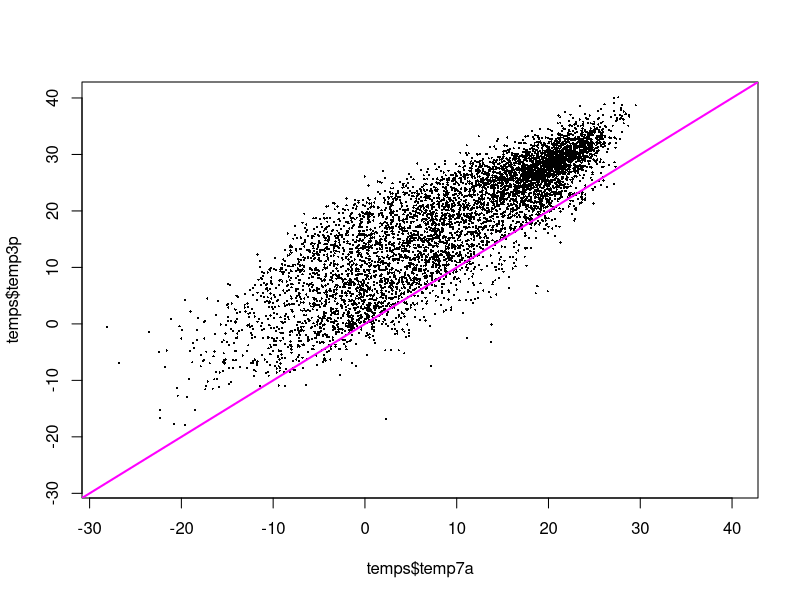
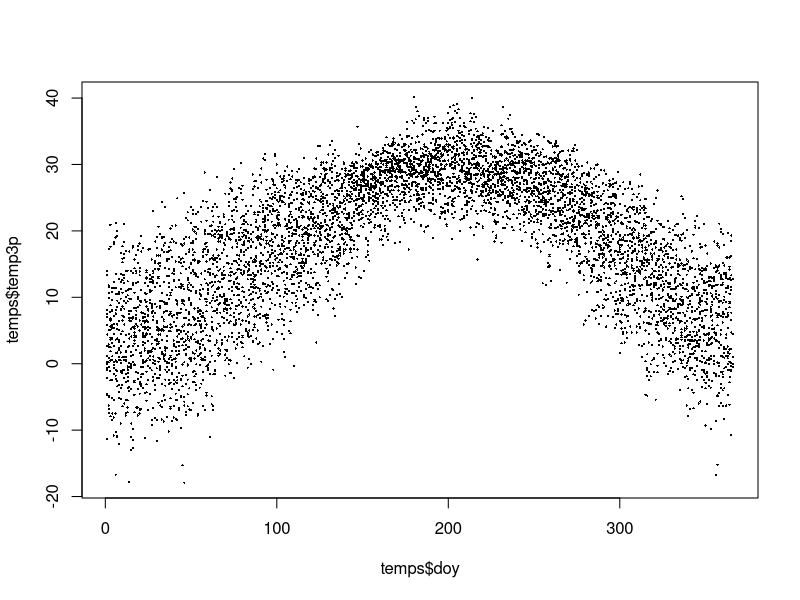
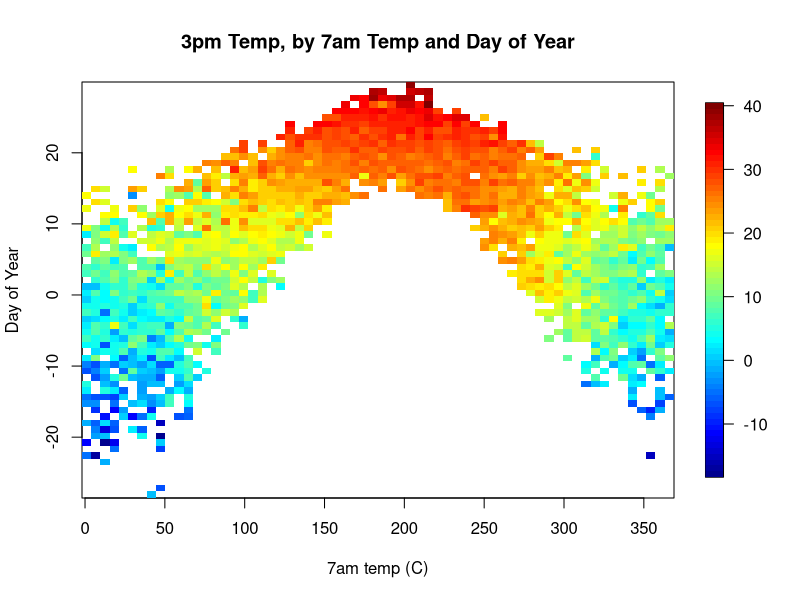
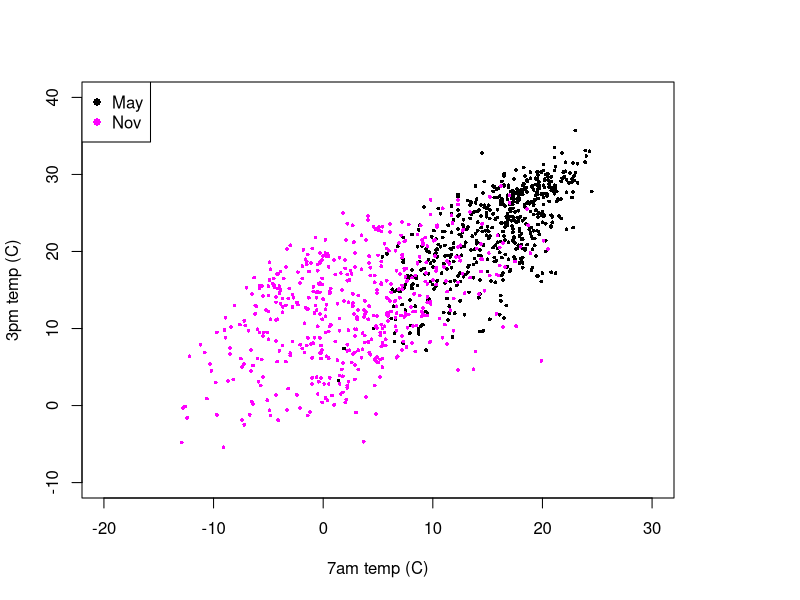
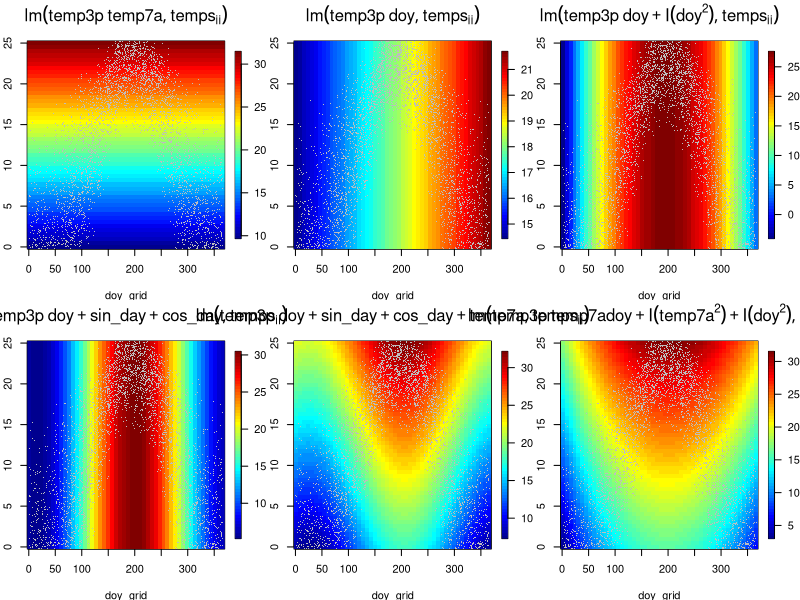
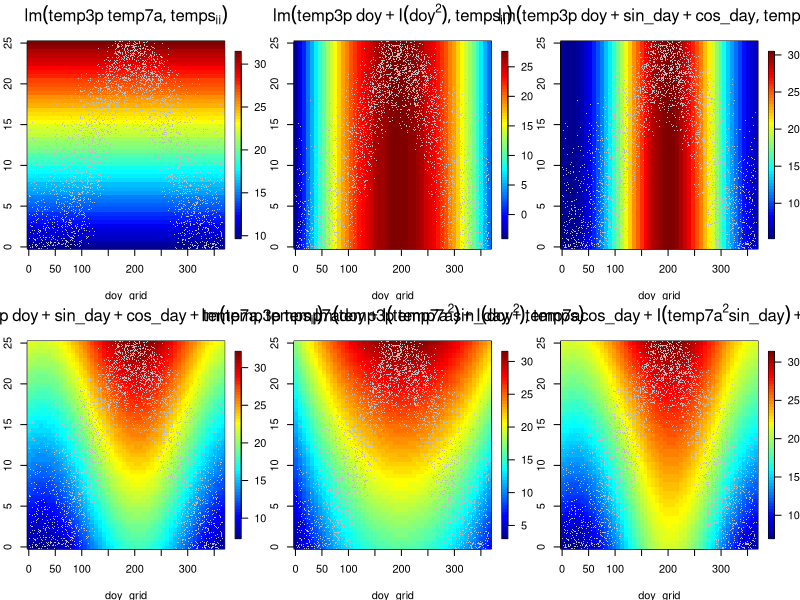

R code for these plots, in order:

# read in the data
temps <- read.csv("../datasets/salem_7a_3p.csv")
head(temps)
dim(temps)

# make the date column be a date
class( temps$date )
temps$date <- as.Date( temps$date, "%Y-%m-%d" )
class( temps$date )

# plots
lims <- range(c(temps$temp7a, temps$temp3p), na.rm=TRUE)
plot(temps$temp7a, temps$temp3p, xlim=lims, ylim=lims, cex=0.3, pch=16)
abline(0,1,col="magenta",lwd=2)

plot(temps$doy, temps$temp3p, cex = 0.3, pch = 16 )

# install.packages("fields")
ii <- !( is.na( temps$temp3p ) | is.na( temps$temp7a ) )
fields::quilt.plot( 
    temps$doy[ii], temps$temp7a[ii], temps$temp3p[ii],
    xlab = "7am temp (C)", ylab = "Day of Year",
    main = "3pm Temp, by 7am Temp and Day of Year"
)

# fit some models
m1 <- lm( temp3p ~ temp7a, data = temps[ii,] )
summary(m1)
# sigmahat = 5.532

# linear in day of year
m2 <- lm( temp3p ~ doy, data = temps[ii,] )
summary(m2)
# sigmahat = 10.36

# quadratic in day of year
m3 <- lm( temp3p ~ doy + I(doy^2), data = temps[ii,] )
summary(m3)
# 6.306

# sin and cosine
temps$sin_day <- sin( temps$doy*2*pi/365.25 )
temps$cos_day <- cos( temps$doy*2*pi/365.25 )
temps$sin_day2 <- sin( temps$doy*4*pi/365.25 )
temps$cos_day2 <- cos( temps$doy*4*pi/365.25 )
m4 <- lm( temp3p ~ doy + sin_day + cos_day, data=temps[ii,] )
summary(m4)
# 6.017
m4a <- lm( temp3p ~ doy + sin_day + cos_day + sin_day2 + cos_day2, data=temps[ii,] )
summary(m4a)

# sin and cosine and 7am temp
temps$sin_day <- sin( temps$doy*2*pi/365.25 )
temps$cos_day <- cos( temps$doy*2*pi/365.25 )
m5 <- lm( temp3p ~ doy + sin_day + cos_day + temp7a, data=temps[ii,] )
summary(m5)
# 5.154

# compare the importance of 7am vs day of year

# importance of day of year
anova(m1, m5)

# importance of 7am temp
anova(m4, m5)

# let's try some interactions

# factor-numeric models with 7am and month
temps$month <- format( temps$date, "%m-%b" )
summary( lm( temp3p ~ temp7a + month, data = temps ) )
summary( lm( temp3p ~ temp7a + month - 1, data = temps ) )
summary( lm( temp3p ~ temp7a * month, data = temps ) )

# investigate May vs Nov in a plot
xlims <- c(-20,30)
ylims <- c(-10,40)
iiMay <- temps$month == "05-May"
iiNov <- temps$month == "11-Nov"
plot( 
    temps$temp7a[iiMay], temps$temp3p[iiMay], 
    xlim = xlims, ylim = ylims,
    xlab = "7am temp (C)", ylab = "3pm temp (C)", cex=0.5, pch=16
)
points( 
  temps$temp7a[iiNov], temps$temp3p[iiNov], col="magenta",
  cex=0.5, pch=16
)
legend(
    "topleft", legend = c("May","Nov"), 
    col = c("black","magenta"), pch = 16
)

# what's the difference between fitting this
# factor-numeric interaction, versus fitting
# separate linear models for each month?
summary( lm( temp3p ~ temp7a, data = temps[iiMay,] ) )
summary( lm( temp3p ~ temp7a, data = temps[iiNov,] ) )


# what model would you fit to estimate long term trends?


# try a full quadratic model in doy and 7am temp
m6 <- lm( temp3p ~ temp7a*doy + I(temp7a^2) + I(doy^2), data = temps )
summary(m6)


# plot the fitted values
ngrid <- 50
temp7a_grid <- seq(0,25,length.out=ngrid)
doy_grid <- seq(1,366, length.out=ngrid)
grid <- expand.grid( doy = doy_grid, temp7a = temp7a_grid )
grid$sin_day <- sin(2*pi*grid$doy/365.25)
grid$cos_day <- cos(2*pi*grid$doy/365.25)

m1$preds <- predict(m1, grid)
m2$preds <- predict(m2, grid)
m3$preds <- predict(m3, grid)
m4$preds <- predict(m4, grid)
m5$preds <- predict(m5, grid)
m6$preds <- predict(m6, grid)

par(mfrow=c(2,3))
for( mm in list(m1,m2,m3,m4,m5,m6) ){
    print(mm)
    z <- matrix(mm$preds,ngrid,ngrid)
    fields::image.plot(doy_grid, temp7a_grid, z)
    points(temps$doy, temps$temp7a, col = "gray", cex = 0.2, pch = 16 )
    mtext(mm$call,3,line=1)
}

# sin day cos day interaction model?
m7 <- lm( 
    temp3p ~ temp7a*sin_day + temp7a*cos_day + 
        I(temp7a^2*sin_day) + I(temp7a^2*cos_day),
    data = temps 
)
summary(m7)

m7$preds <- predict(m7, grid)

par(mfrow=c(2,3))
for( mm in list(m1,m3,m4,m5,m6,m7) ){
    print(mm)
    z <- matrix(mm$preds,ngrid,ngrid)
    fields::image.plot(doy_grid, temp7a_grid, z)
    points(temps$doy, temps$temp7a, col = "gray", cex = 0.2, pch = 16 )
    mtext(mm$call,3,line=1)
}
